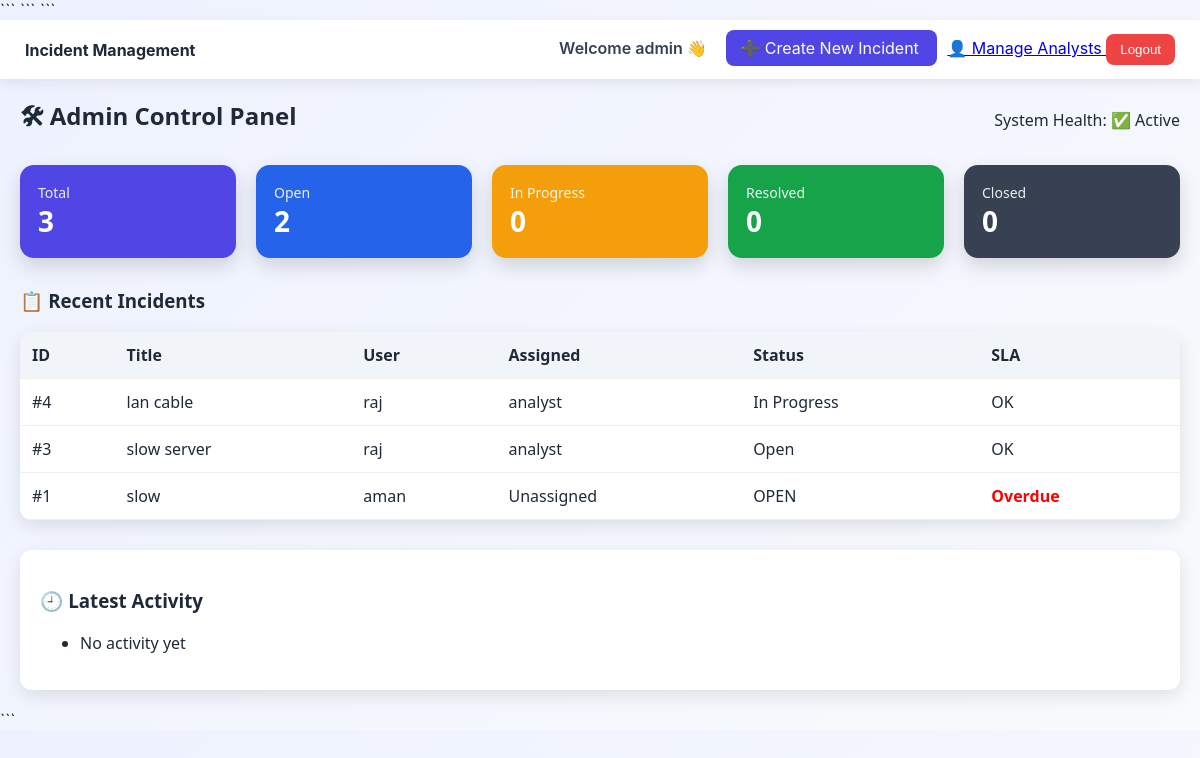
Page /dashboard/ (signed in) on the committed database.
### accounts/models.py (models this page shows, shortened)
class CustomUser(AbstractUser):
    ROLE_CHOICES = (
        ('user', 'User'),
        ('analyst', 'Analyst'),
        ('admin', 'Admin'),
    )
    role = models.CharField(max_length=20, choices=ROLE_CHOICES, default='user')

### incidents/models.py (models this page shows, shortened)
class Incident(models.Model):
    STATUS_CHOICES = [
        ('Open', 'Open'),
        ('Assigned', 'Assigned'),
        ('In Progress', 'In Progress'),
        ('Resolved', 'Resolved'),
        ('Closed', 'Closed'),
    ]
    PRIORITY_CHOICES = [
        ('Low', 'Low'),
        ('Medium', 'Medium'),
        ('High', 'High'),
        ('Critical', 'Critical'),
    ]
    title = models.CharField(max_length=255)
    description = models.TextField()
    priority = models.CharField(
        max_length=20,
        choices=PRIORITY_CHOICES
    )
    status = models.CharField(
        max_length=20,
        choices=STATUS_CHOICES,
        default='Open'
    )
    created_by = models.ForeignKey(
        settings.AUTH_USER_MODEL,
        on_delete=models.CASCADE,
        related_name="created_incidents"
    )
    assigned_to = models.ForeignKey(
        settings.AUTH_USER_MODEL,
        on_delete=models.SET_NULL,
        null=True,
        blank=True,
        related_name="assigned_incidents"
    )
    created_at = models.DateTimeField(auto_now_add=True)
    is_escalated = models.BooleanField(default=False)

### accounts/views.py (the view, shortened to what this page needs)
# urls.py: path("dashboard/", dashboard_view, name="dashboard"),
@login_required
def dashboard_view(request):
    user = request.user
    role = (user.role or "user").lower()
    if role == "admin":
        incidents = Incident.objects.all()
    elif role == "analyst":
        incidents = Incident.objects.filter(assigned_to=user)
    else:
        incidents = Incident.objects.filter(created_by=user)
    context = {
        "total_count": incidents.count(),
        "open_count": incidents.filter(status__iexact="OPEN").count(),
        "progress_count": incidents.filter(status__iexact="IN_PROGRESS").count(),
        "resolved_count": incidents.filter(status__iexact="RESOLVED").count(),
        "closed_count": incidents.filter(status__iexact="CLOSED").count(),
    }
    if role == "admin":
        overdue_time = timezone.now() - timedelta(hours=24)
        context.update({
            "overdue_incidents": incidents.filter(created_at__lt=overdue_time, status__in=["OPEN", "IN_PROGRESS"]),
            "recent_incidents": incidents.order_by("-created_at")[:8],
            "recent_logs": IncidentLog.objects.order_by("-timestamp")[:8],
        })
        return render(request, "accounts/admin_dashboard.html", context)
    else:
        context.update({
            "my_incidents": incidents.order_by("-created_at"),
        })
        return render(request, "accounts/user_dashboard.html", context)

### templates/accounts/admin_dashboard.html (shortened to what this page needs)
{% extends "base.html" %}
{% block content %}
<div class="dashboard">
    <div class="header">
        <h2>🛠 Admin Control Panel</h2>
        <span>System Health: ✅ Active</span>
    </div>
    <div class="stats">
        <div class="card total"><p>Total</p><h3>{{ total_count }}</h3></div>
        <div class="card open"><p>Open</p><h3>{{ open_count }}</h3></div>
        <div class="card progress"><p>In Progress</p><h3>{{ progress_count }}</h3></div>
        <div class="card resolved"><p>Resolved</p><h3>{{ resolved_count }}</h3></div>
        <div class="card closed"><p>Closed</p><h3>{{ closed_count }}</h3></div>
    </div>
    <h3>📋 Recent Incidents</h3>
    <table class="table">
        <tr>
            <th>ID</th>
            <th>Title</th>
            <th>User</th>
            <th>Assigned</th>
            <th>Status</th>
            <th>SLA</th>
        </tr>
        {% for incident in recent_incidents %}
        <tr>
            <td>#{{ incident.id }}</td>
            <td>{{ incident.title }}</td>
            <td>{{ incident.created_by.username }}</td>
            <td>
                {% if incident.assigned_to %}
                    {{ incident.assigned_to.username }}
                {% else %}
                    Unassigned
                {% endif %}
            </td>
            <td>{{ incident.status }}</td>
            <td>
                {% if incident in overdue_incidents %}
                    <span class="overdue">Overdue</span>
                {% else %}
                    OK
                {% endif %}
            </td>
        </tr>
        {% empty %}
        <tr><td colspan="6">No incidents yet</td></tr>
        {% endfor %}
    </table>
    <div class="log-box">
        <h3>🕘 Latest Activity</h3>
        <ul>
        {% for log in recent_logs %}
            <li>
                #{{ log.incident.id }} changed {{ log.old_status }} → {{ log.new_status }}
                by <b>{{ log.changed_by.username }}</b>
            </li>
        {% empty %}
            <li>No activity yet</li>
        {% endfor %}
        </ul>
    </div>
</div>
{% endblock %}

### templates/base.html (shortened to what this page needs)
<!DOCTYPE html>
<html>
<head>
    {% load static %}
    <link rel="stylesheet" href="{% static 'css/style.css' %}">
{% load static %}
<link rel="stylesheet" href="{% static 'css/style.css' %}">
```
</head>
<body>
```
<div class="topbar">
    <div class="topbar-left">
        <strong>Incident Management</strong>
    </div>
    <div class="topbar-right">
        {% if request.user.is_authenticated %}
            <span class="welcome">Welcome {{ request.user.username }} 👋</span>
            <a href="{% url 'incidents:create_incident' %}" class="create-btn">
                ➕ Create New Incident
            </a>
                {% if request.user.role == "admin" %}
            <a href="{% url 'assign_analyst_role' %}" class="nav-btn admin-btn">
            👤 Manage Analysts
        </a>
            {% endif %}
            <form action="{% url 'logout' %}" method="POST" style="display:inline;">
                <button type="submit" class="logout-btn">Logout</button>
            </form>
        {% endif %}
    </div>
</div>
{% block content %}{% endblock %}
```
</body>
</html>

### static/css/style.css (style rules this page uses)
:root { --primary: #4f46e5; --primary-hover: #4338ca; --danger: #ef4444; --success: #10b981; --warning: #f59e0b; --info: #3b82f6; --text-dark: #1f2937; --text-light: #6b7280; --bg-gradient: linear-gradient(135deg, #eef2ff, #f8fafc); }
body { margin: 0; padding: 0; font-family: "Inter", "Segoe UI", Arial, sans-serif; background: var(--bg-gradient); color: var(--text-dark); }
.topbar { display: flex; justify-content: space-between; align-items: center; padding: 14px 25px; background: white; box-shadow: 0 4px 12px rgba(0,0,0,.08); }
.welcome { font-weight: 600; color: #334155; margin-right: 15px; }
.create-btn { background: var(--primary); color: white; padding: 8px 14px; border-radius: 8px; text-decoration: none; margin-right: 10px; transition: 0.2s ease; }
.logout-btn { background: var(--danger); color: white; border: none; padding: 8px 14px; border-radius: 8px; cursor: pointer; transition: 0.2s ease; }

### templates/accounts/admin_dashboard.html (style rules this page uses)
.dashboard { max-width:1200px; margin:auto; padding:20px; font-family:system-ui; }
.header { display:flex; justify-content:space-between; align-items:center; margin-bottom:25px; }
.header h2 { margin:0; }
.stats { display:grid; grid-template-columns:repeat(auto-fit,minmax(200px,1fr)); gap:20px; margin-bottom:30px; }
.card { padding:18px; border-radius:14px; color:white; box-shadow:0 8px 20px rgba(0,0,0,0.15); }
.total { background:#4f46e5; }
.open { background:#2563eb; }
.progress { background:#f59e0b; }
.resolved { background:#16a34a; }
.closed { background:#374151; }
.card h3 { margin:0;font-size:28px; }
.card p { margin:0;font-size:14px;opacity:.9 }
.table { width:100%; border-collapse:collapse; background:white; border-radius:12px; overflow:hidden; box-shadow:0 6px 18px rgba(0,0,0,0.1); }
.table th,.table td { padding:12px; border-bottom:1px solid #eee; text-align:left; }
.table th { background:#f1f5f9; }
.overdue { color:red; font-weight:bold; }
.log-box { margin-top:30px; background:white; padding:20px; border-radius:12px; box-shadow:0 6px 18px rgba(0,0,0,0.1); }

### rows in the picture
CustomUser: user.username "admin"
Incident: id "4", title "lan cable", created_by.username "raj", assigned_to.username "analyst", status "In Progress", shows "OK"
Incident: id "3", title "slow server", created_by.username "raj", assigned_to.username "analyst", status "Open", shows "OK"
Incident: id "1", title "slow", created_by.username "aman", shows "Unassigned", status "OPEN", shows "Overdue"

### other values in the picture
{{ total_count }} "3"
{{ open_count }} "2"
{{ progress_count }} "0"
{{ resolved_count }} "0"
{{ closed_count }} "0"
